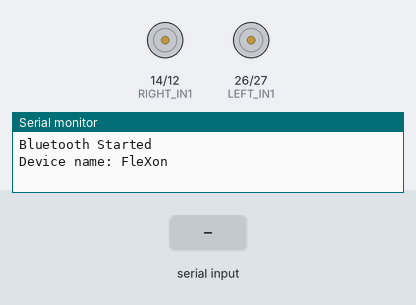
Simulated run of this sketch. Board: ESP32. On the bench: motor-driver pin pairs drawn as motors (green arrow = first pin HIGH = forward, orange = second pin HIGH = backward, longer = more drive, scaled by the enable pin), the last lines printed to the serial monitor. The inputs (shaded band) are chosen by the test bench. Nothing arrives over Bluetooth unless stated.

Above: at 2.2 s.
2.3 s: "F\n" received over the second serial link
At 2.7 s:
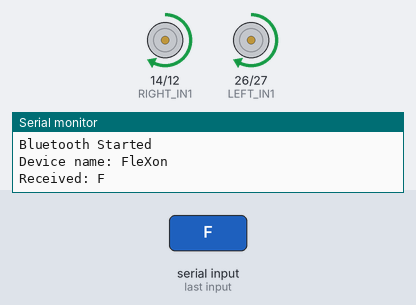
4.3 s: "B\n" received over the second serial link
At 4.7 s:
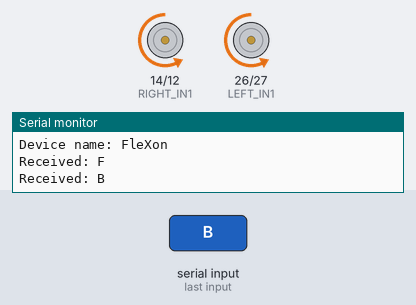
6.3 s: "L\n" received over the second serial link
At 6.7 s:
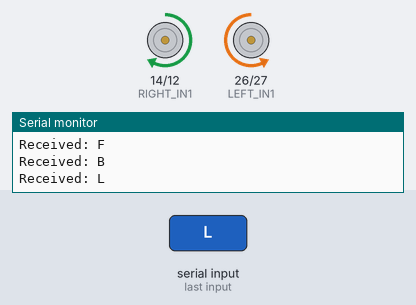
8.3 s: "R\n" received over the second serial link
At 8.7 s:
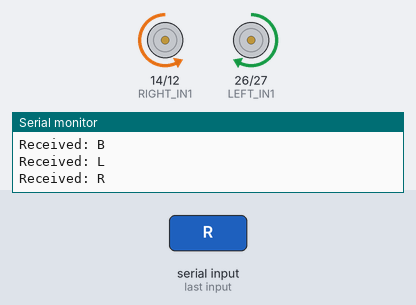
Timing chart, 0 to 11.3 s (numbered marks = the images above; inputs shaded):
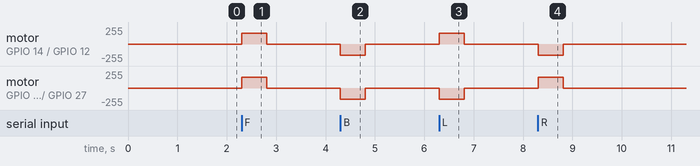

Measured:
- after the input at 2.3 s, motor on GPIO 14 (RIGHT_IN1) / GPIO 12 (RIGHT_IN2), motor on GPIO 26 (LEFT_IN1) / GPIO 27 (LEFT_IN2): stopped → forward 165/255 at once, → stopped 0.51 s later
- after the input at 4.3 s, motor on GPIO 14 (RIGHT_IN1) / GPIO 12 (RIGHT_IN2), motor on GPIO 26 (LEFT_IN1) / GPIO 27 (LEFT_IN2): stopped → backward 165/255 at once, → stopped 0.50 s later
- after the input at 6.3 s, motor on GPIO 14 (RIGHT_IN1) / GPIO 12 (RIGHT_IN2): stopped → forward 165/255 at once, → stopped 0.50 s later; motor on GPIO 26 (LEFT_IN1) / GPIO 27 (LEFT_IN2): stopped → backward 165/255 at once, → stopped 0.50 s later
- after the input at 8.3 s, motor on GPIO 14 (RIGHT_IN1) / GPIO 12 (RIGHT_IN2): stopped → backward 165/255 at once, → stopped 0.51 s later; motor on GPIO 26 (LEFT_IN1) / GPIO 27 (LEFT_IN2): stopped → forward 165/255 at once, → stopped 0.51 s later

The sketch:

esp32_robot_ble.ino
```cpp
#include <Arduino.h>
#include "BluetoothSerial.h"

BluetoothSerial SerialBT;

// Change these pins to match the robot's motor-driver wiring.
const int LEFT_IN1 = 26;
const int LEFT_IN2 = 27;
const int LEFT_PWM = 25;
const int RIGHT_IN1 = 14;
const int RIGHT_IN2 = 12;
const int RIGHT_PWM = 13;

const unsigned long COMMAND_TIMEOUT_MS = 500;
const unsigned long PACKET_GAP_MS = 20;

String receivedData;
unsigned long lastByteAt = 0;
unsigned long lastCommandAt = 0;
int maximumSpeed = 65;

void driveOneMotor(int in1, int in2, int pwmPin, int value) {
  value = constrain(value, -255, 255);
  if (value > 0) {
    digitalWrite(in1, HIGH);
    digitalWrite(in2, LOW);
  } else if (value < 0) {
    digitalWrite(in1, LOW);
    digitalWrite(in2, HIGH);
  } else {
    digitalWrite(in1, LOW);
    digitalWrite(in2, LOW);
  }
  analogWrite(pwmPin, abs(value));
}

void drive(int left, int right) {
  driveOneMotor(LEFT_IN1, LEFT_IN2, LEFT_PWM, left);
  driveOneMotor(RIGHT_IN1, RIGHT_IN2, RIGHT_PWM, right);
}

void stopMotors() {
  drive(0, 0);
}

int percentToPwm(int percent) {
  return map(constrain(percent, 0, 100), 0, 100, 0, 255);
}

void handleCommand(String command) {
  command.trim();
  if (command.length() == 0) return;

  lastCommandAt = millis();
  Serial.print("Received: ");
  Serial.println(command);

  // Stop control: immediately stop both motors.
  if (command == "S") {
    stopMotors();
    return;
  }

  // Speed control: save the maximum motor speed from V:0 to V:100.
  if (command.startsWith("V:")) {
    maximumSpeed = constrain(command.substring(2).toInt(), 0, 100);
    return;
  }

  // Analog control: mix steering and throttle from M:x,y,speed.
  if (command.startsWith("M:")) {
    int firstComma = command.indexOf(',', 2);
    int secondComma = command.indexOf(',', firstComma + 1);
    if (firstComma < 0 || secondComma < 0) return;

    int x = constrain(command.substring(2, firstComma).toInt(), -100, 100);
    int y = constrain(command.substring(firstComma + 1, secondComma).toInt(), -100, 100);
    int speedLimit = constrain(command.substring(secondComma + 1).toInt(), 0, 100);
    int limitPwm = percentToPwm(speedLimit);
    int leftPwm = map(constrain(y + x, -100, 100), -100, 100, -limitPwm, limitPwm);
    int rightPwm = map(constrain(y - x, -100, 100), -100, 100, -limitPwm, limitPwm);
    drive(leftPwm, rightPwm);
    return;
  }

  int colon = command.indexOf(':');
  String action = colon < 0 ? command : command.substring(0, colon);
  int requestedSpeed = colon < 0 ? maximumSpeed : command.substring(colon + 1).toInt();
  int pwm = percentToPwm(constrain(requestedSpeed, 0, maximumSpeed));

  // Move forward control: run both motors forward.
  if (action == "F") drive(pwm, pwm);
  // Move backward control: run both motors backward.
  else if (action == "B") drive(-pwm, -pwm);
  // Turn left control: reverse left motor and advance right motor.
  else if (action == "L") drive(-pwm, pwm);
  // Turn right control: advance left motor and reverse right motor.
  else if (action == "R") drive(pwm, -pwm);
}

void setup() {
  Serial.begin(115200);
  delay(1000);

  // Motor setup: configure the motor-driver pins as outputs.
  pinMode(LEFT_IN1, OUTPUT);
  pinMode(LEFT_IN2, OUTPUT);
  pinMode(LEFT_PWM, OUTPUT);
  pinMode(RIGHT_IN1, OUTPUT);
  pinMode(RIGHT_IN2, OUTPUT);
  pinMode(RIGHT_PWM, OUTPUT);
  stopMotors();

  // Bluetooth setup: expose the robot as FleXon using Classic Bluetooth SPP.
  SerialBT.begin("FleXon");

  Serial.println("Bluetooth Started");
  Serial.println("Device name: FleXon");
}

void loop() {
  while (SerialBT.available()) {
    char nextCharacter = SerialBT.read();
    if (nextCharacter == '\n' || nextCharacter == '\r') {
      handleCommand(receivedData);
      receivedData = "";
    } else {
      receivedData += nextCharacter;
      lastByteAt = millis();
    }
  }

  // The app does not append a newline, so process after a short packet gap.
  if (receivedData.length() > 0 && millis() - lastByteAt >= PACKET_GAP_MS) {
    handleCommand(receivedData);
    receivedData = "";
  }

  // Stop automatically if the command stream is interrupted.
  if (lastCommandAt > 0 && millis() - lastCommandAt > COMMAND_TIMEOUT_MS) {
    stopMotors();
  }

  delay(5);
}
```
